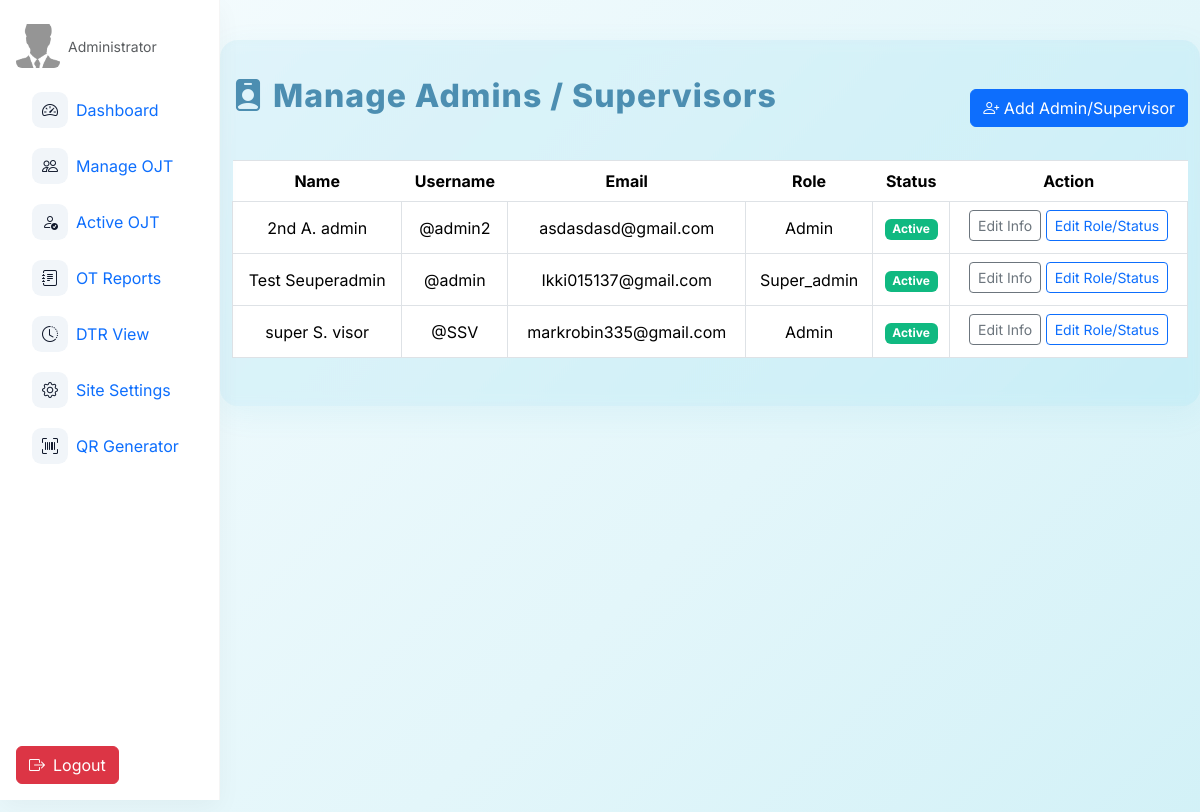
Page /admin/manage_admins.php (signed in) on the committed database.
### tables this page shows
CREATE TABLE `users` (
  `id` int(11) NOT NULL,
  `username` varchar(50) NOT NULL,
  `email` varchar(100) NOT NULL,
  `password` varchar(255) NOT NULL,
  `role` enum('super_admin','admin','ojt') NOT NULL,
  `fname` varchar(50) DEFAULT NULL,
  `mname` varchar(225) DEFAULT NULL,
  `lname` varchar(50) DEFAULT NULL,
  `position` varchar(100) DEFAULT NULL,
  `age` int(11) DEFAULT NULL,
  `mobile` varchar(15) DEFAULT NULL,
  `school_org` varchar(100) DEFAULT NULL,
  `full_name` varchar(100) DEFAULT NULL,
  `bio` varchar(255) DEFAULT NULL,
  `profile_img` varchar(255) DEFAULT NULL,
  `adviser_id` int(11) DEFAULT NULL,
  `status` enum('active','restricted') NOT NULL DEFAULT 'active'
);

### admin/manage_admins.php (the view, shortened to what this page needs)
<?php
include '../db.php';
$admins = $oat->query("SELECT id, fname, mname, lname, username, email, role, status FROM users WHERE role IN ('admin', 'super_admin') ORDER BY lname, fname");
?>
<!DOCTYPE html>
<html lang="en">
<head>
    <link href="https://cdn.jsdelivr.net/npm/bootstrap@5.3.2/dist/css/bootstrap.min.css" rel="stylesheet">
    <link rel="stylesheet" href="https://cdn.jsdelivr.net/npm/bootstrap-icons@1.11.1/font/bootstrap-icons.css">
</head>
<body>
    <?php include 'nav.php'; ?>
    <div class="container admin-table-container">
        <div class="d-flex justify-content-between align-items-center mb-3">
            <div class="main-header">
                <i class="bi bi-person-badge-fill"></i> Manage Admins / Supervisors
            </div>
            <button class="btn btn-primary" data-bs-toggle="modal" data-bs-target="#addAdminModal">
                <i class="bi bi-person-plus"></i> Add Admin/Supervisor
            </button>
        </div>
        <div class="table-responsive">
            <table class="table table-bordered align-middle">
                <thead>
                    <tr>
                        <th>Name</th>
                        <th>Username</th>
                        <th>Email</th>
                        <th>Role</th>
                        <th>Status</th>
                        <?php if ($_SESSION['role'] === 'super_admin'): ?>
                        <th>Action</th>
                        <?php endif; ?>
                    </tr>
                </thead>
                <tbody>
                    <?php while ($admin = $admins->fetch_assoc()): ?>
                        <tr>
                            <td>
                                <?php
                                    $mname = trim($admin['mname']);
                                    $middle = $mname ? strtoupper($mname[0]) . '.' : '';
                                    echo htmlspecialchars($admin['fname'] . ' ' . ($middle ? $middle . ' ' : '') . $admin['lname']);
                                ?>
                            </td>
                            <td>@<?= htmlspecialchars($admin['username']) ?></td>
                            <td><?= htmlspecialchars($admin['email']) ?></td>
                            <td><?= htmlspecialchars(ucfirst($admin['role'])) ?></td>
                            <td>
                                <span class="badge <?= $admin['status'] === 'active' ? 'bg-success' : 'bg-danger' ?>">
                                    <?= htmlspecialchars(ucfirst($admin['status'] ?? 'active')) ?>
                                </span>
                            </td>
                            <?php if ($_SESSION['role'] === 'super_admin'): ?>
                            <td>
                                <button class="btn btn-sm btn-outline-secondary mb-1"
                                    data-bs-toggle="modal"
                                    data-bs-target="#editInfoModal<?= $admin['id'] ?>">
                                    Edit Info
                                </button>
                                <button class="btn btn-sm btn-outline-primary mb-1"
                                    data-bs-toggle="modal"
                                    data-bs-target="#editAdminModal<?= $admin['id'] ?>">
                                    Edit Role/Status
                                </button>
                            </td>
                            <?php endif; ?>
                        </tr>
                    <?php endwhile; ?>
                </tbody>
            </table>
        </div>
    </div>
</body>
</html>

### admin/nav.php (shortened to what this page needs)
<?php
if (!function_exists('active')) {
    function active($page, $current) { return $page === $current ? 'active' : ''; }
}
$current = basename($_SERVER['PHP_SELF'] ?? '');
$avatar = 'uploads/noimg.png';
?>
<link href="https://cdn.jsdelivr.net/npm/bootstrap@5.3.2/dist/css/bootstrap.min.css" rel="stylesheet">
<link href="https://cdn.jsdelivr.net/npm/bootstrap-icons@1.10.5/font/bootstrap-icons.css" rel="stylesheet">
<nav id="sb-sidebar" class="d-none d-lg-flex flex-column" aria-label="Sidebar">
  <a href="adminprofileedit.php" class="d-flex align-items-center text-decoration-none mb-3">
    <img src="../<?php echo htmlspecialchars($avatar); ?>?t=<?php echo time(); ?>" alt="avatar" class="rounded me-2" style="width:44px;height:44px;object-fit:cover">
    <div class="d-flex flex-column">
      <small class="text-muted">Administrator</small>
    </div>
  </a>
  <div class="sb-nav nav flex-column gap-1" role="menu">
    <a class="nav-link d-flex align-items-center <?php echo active('admin.php',$current); ?>" href="admin.php" title="Dashboard" data-bs-toggle="tooltip" data-bs-placement="right">
      <div class="sb-icon"><i class="bi bi-speedometer2"></i></div>
      <div class="nav-label ms-2">Dashboard</div>
    </a>
    <a class="nav-link d-flex align-items-center <?php echo active('manageojt.php',$current); ?>" href="manageojt.php" title="Manage OJT" data-bs-toggle="tooltip" data-bs-placement="right">
      <div class="sb-icon"><i class="bi bi-people"></i></div>
      <div class="nav-label ms-2">Manage OJT</div>
    </a>
    <a class="nav-link d-flex align-items-center <?php echo active('activeojt.php',$current); ?>" href="activeojt.php" title="Active OJT" data-bs-toggle="tooltip" data-bs-placement="right">
      <div class="sb-icon"><i class="bi bi-person-check"></i></div>
      <div class="nav-label ms-2">Active OJT</div>
    </a>
    <a class="nav-link d-flex align-items-center <?php echo active('otreports.php',$current); ?>" href="otreports.php" title="OT Reports" data-bs-toggle="tooltip" data-bs-placement="right">
      <div class="sb-icon"><i class="bi bi-journal-text"></i></div>
      <div class="nav-label ms-2">OT Reports</div>
    </a>
    <a class="nav-link d-flex align-items-center <?php echo active('dtruserview.php',$current); ?>" href="dtruserview.php" title="DTR View" data-bs-toggle="tooltip" data-bs-placement="right">
      <div class="sb-icon"><i class="bi bi-clock-history"></i></div>
      <div class="nav-label ms-2">DTR View</div>
    </a>
    <a class="nav-link d-flex align-items-center <?php echo active('sitesettings.php',$current); ?>" href="sitesettings.php" title="Site Settings" data-bs-toggle="tooltip" data-bs-placement="right">
      <div class="sb-icon"><i class="bi bi-gear"></i></div>
      <div class="nav-label ms-2">Site Settings</div>
    </a>
    <a class="nav-link d-flex align-items-center <?php echo active('qr_generator.php',$current); ?>" href="qr_generator.php" title="QR Generator" data-bs-toggle="tooltip" data-bs-placement="right">
      <div class="sb-icon"><i class="bi bi-upc-scan"></i></div>
      <div class="nav-label ms-2">QR Generator</div>
    </a>
  </div>
  <div class="sb-actions d-flex gap-2 mt-auto">
    <a href="logout.php" class="btn btn-danger d-flex align-items-center justify-content-center" title="Logout" data-bs-toggle="tooltip" data-bs-placement="right">
      <i class="bi bi-box-arrow-right"></i>
      <span class="label ms-2">Logout</span>
    </a>
  </div>
</nav>

### admin/manage_admins.php (style rules this page uses)
body { font-family: 'Inter', sans-serif; background: linear-gradient(135deg, #f6fcfe 0%, #e3f6fa 60%, #d2f1f7 100%); min-height: 100vh; }
.main-header { color: #4c8eb1; font-weight: 800; font-size: 2rem; margin-bottom: 24px; letter-spacing: 1px; display: flex; align-items: center; gap: 0.5rem; }
.admin-table-container { max-width: 1200px; margin: 40px auto 0 auto; padding: 2rem; background: rgba(60, 178, 204, 0.09); border-radius: 18px; box-shadow: 0 8px 30px rgba(60,178,204,0.08); backdrop-filter: blur(6px) saturate(120%); }
.table th { background: #4c8eb1; color: #fff; text-align: center; font-size: 1rem; font-weight: 700; border: none; }
.table td { vertical-align: middle; text-align: center; font-size: 1rem; }
.badge.bg-success { background: #10b981 !important; }
.btn-dtr, .btn-outline-primary, .btn-outline-secondary { font-weight: 600; border-radius: 8px; padding: 6px 18px; font-size: 1rem; }
.btn-primary { background: #4c8eb1; border: none; }

### admin/nav.php (style rules this page uses)
:root { --sb-w:220px; --sb-cw:72px; }
#sb-sidebar { position: fixed; top: 0; left: 0; height: 100vh; width: var(--sb-w); z-index: 1040; transition: transform .22s ease, width .18s ease; }
body { padding-left: var(--sb-w); transition: padding-left .18s ease; font-family: 'Inter', sans-serif; }
#sb-sidebar { position:fixed; top:0; left:0; height:100vh; width:var(--sb-w); padding:1rem; background:#fff; border-right:1px solid rgba(0,0,0,.04); box-shadow:0 8px 24px rgba(10,10,10,.04); transition:width .18s ease; z-index:1040; overflow:hidden; }
.sb-icon { width:36px; height:36px; display:grid; place-items:center; border-radius:.6rem; background:#f1f5f9; color:#0f172a; flex:0 0 36px; }
.nav-label { white-space:nowrap; overflow:hidden; text-overflow:ellipsis; transition:opacity .12s ease, max-width .18s ease; max-width:160px; opacity:1; }
.sb-nav { overflow-y:auto; max-height:calc(100vh - 220px); scrollbar-width:none; -ms-overflow-style:none; }
.sb-actions .label { transition:opacity .12s ease, max-width .18s ease; }

### rows in the picture
users: fname+mname+lname "2nd A. admin", username "admin2", email "asdasdasd@gmail.com", role "Admin", status "Active"
users: fname+mname+lname "Test Seuperadmin", username "admin", email "Ikki015137@gmail.com", role "Super_admin", status "Active"
users: fname+mname+lname "super S. visor", username "SSV", email "markrobin335@gmail.com", role "Admin", status "Active"
